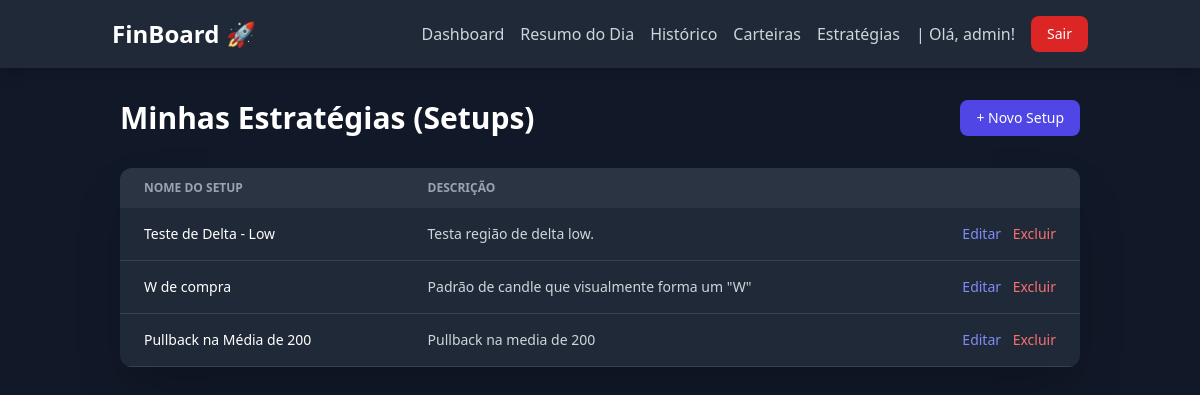
The page /dashboard/strategies/ (signed in) on the database as committed earlier.
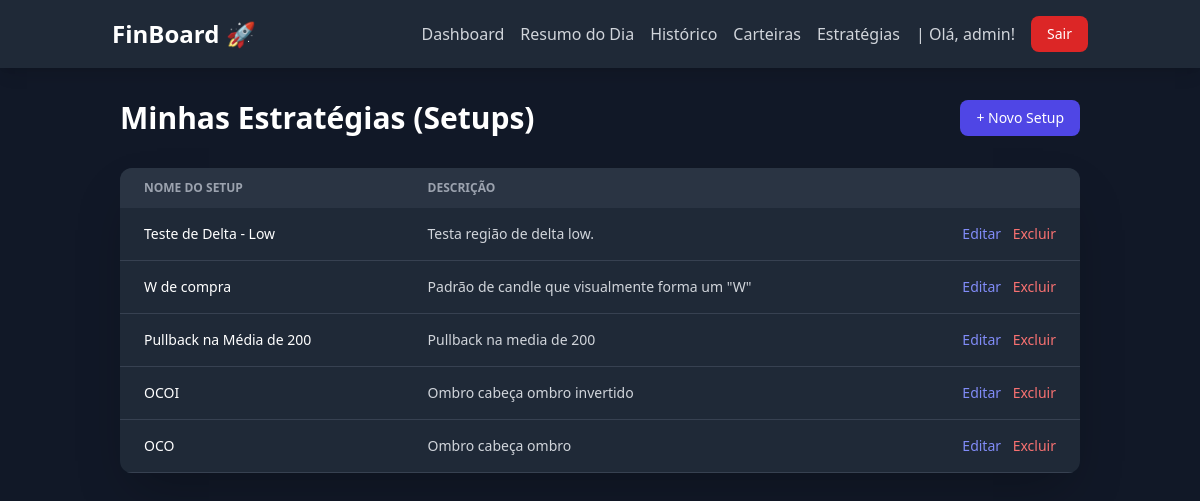
The same page on the database as committed later.
### dashboard/models.py (models this page shows, shortened)
class Strategy(models.Model):
    name = models.CharField("Nome da Estratégia", max_length=100, unique=True)
    description = models.TextField("Descrição do Setup")

### dashboard/views.py (the view)
# urls.py: path('strategies/', views.strategy_list, name='strategy_list'),
@login_required
def strategy_list(request):
    strategies = Strategy.objects.all()
    return render(request, 'dashboard/strategy_list.html', {'strategies': strategies})

### dashboard/templates/dashboard/strategy_list.html
{% extends 'core/base.html' %}
{% block content %}
<div class="container mx-auto px-4 sm:px-6 lg:px-8 py-8">
    <div class="flex justify-between items-center mb-8">
        <h1 class="text-3xl font-bold text-white">Minhas Estratégias (Setups)</h1>
        <a href="{% url 'dashboard:strategy_add' %}" class="px-4 py-2 text-sm font-medium text-white bg-indigo-600 rounded-lg hover:bg-indigo-700 transition-colors">+ Novo Setup</a>
    </div>
    <div class="bg-gray-800 rounded-xl shadow-2xl overflow-hidden">
        <table class="min-w-full text-sm text-left text-gray-300">
            <thead class="text-xs text-gray-400 uppercase bg-gray-700/50">
                <tr>
                    <th scope="col" class="px-6 py-3">Nome do Setup</th>
                    <th scope="col" class="px-6 py-3">Descrição</th>
                    <th scope="col" class="px-6 py-3"><span class="sr-only">Ações</span></th>
                </tr>
            </thead>
            <tbody>
                {% for strategy in strategies %}
                <tr class="border-b border-gray-700 hover:bg-gray-700/40">
                    <td class="px-6 py-4 font-medium text-white">{{ strategy.name }}</td>
                    <td class="px-6 py-4">{{ strategy.description|truncatewords:20 }}</td>
                    <td class="px-6 py-4 text-right space-x-2">
                        <a href="{% url 'dashboard:strategy_edit' pk=strategy.pk %}" class="font-medium text-indigo-400 hover:underline">Editar</a>
                        <a href="{% url 'dashboard:strategy_delete' pk=strategy.pk %}" class="font-medium text-red-400 hover:underline">Excluir</a>
                    </td>
                </tr>
                {% empty %}
                <tr>
                    <td colspan="3" class="text-center py-10 text-gray-500">Nenhuma estratégia cadastrada.</td>
                </tr>
                {% endfor %}
            </tbody>
        </table>
    </div>
</div>
{% endblock %}

Rows that differ between the two databases and show on the page:
added Strategy: name "OCOI", description "Ombro cabeça ombro invertido"
added Strategy: name "OCO", description "Ombro cabeça ombro"
